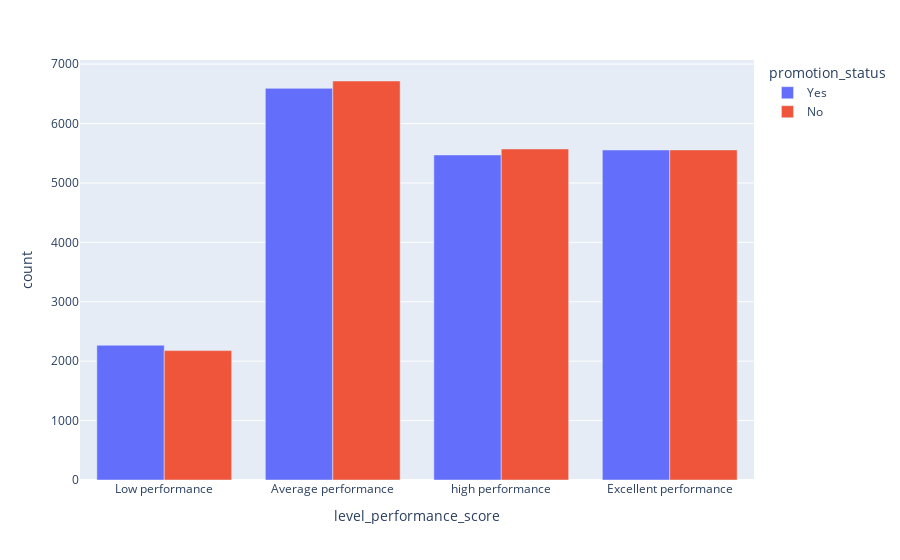

Write notebook code for a chart like this one.
### Code cell
fig  = px.bar(
    performance_vs,
    x='level_performance_score',
    y='count',
    color='promotion_status',
    barmode='group'
)
fig.show()

### Figure 1 — Plotly figure (JSON) as saved in the notebook; plotly's stock layout.template omitted (floating-point values rounded to 4 significant figures)
{"data": [{"alignmentgroup": "True", "hovertemplate": "promotion_status=Yes<br>level_performance_score=%{x}<br>count=%{y}<extra></extra>", "legendgroup": "Yes", "marker": {"color": "#636efa", "pattern": {"shape": ""}}, "name": "Yes", "offsetgroup": "Yes", "orientation": "v", "showlegend": true, "textposition": "auto", "type": "bar", "x": ["Low performance", "Average performance", "high performance", "Excellent performance"], "xaxis": "x", "y": [2268, 6592, 5472, 5555], "yaxis": "y"}, {"alignmentgroup": "True", "hovertemplate": "promotion_status=No<br>level_performance_score=%{x}<br>count=%{y}<extra></extra>", "legendgroup": "No", "marker": {"color": "#EF553B", "pattern": {"shape": ""}}, "name": "No", "offsetgroup": "No", "orientation": "v", "showlegend": true, "textposition": "auto", "type": "bar", "x": ["Low performance", "Average performance", "high performance", "Excellent performance"], "xaxis": "x", "y": [2178, 6716, 5572, 5556], "yaxis": "y"}], "layout": {"barmode": "group", "legend": {"title": {"text": "promotion_status"}, "tracegroupgap": 0}, "margin": {"t": 60}, "xaxis": {"anchor": "y", "domain": [0, 1], "title": {"text": "level_performance_score"}}, "yaxis": {"anchor": "x", "domain": [0, 1], "title": {"text": "count"}}}}
